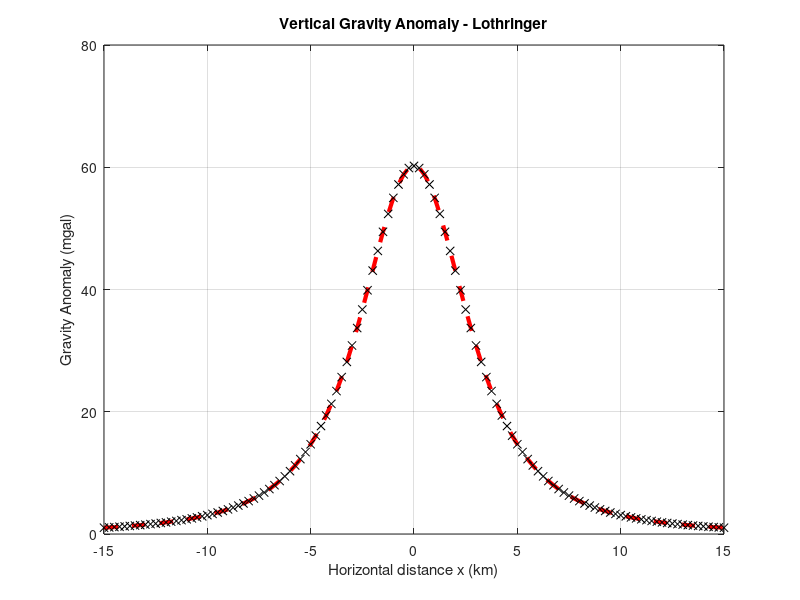

Here is the MATLAB script that generated this plot:
G = 6.67*10^(-11)
x=[-15:0.25:15]
z=4
R=3
rho = 1200

gz_arr = []
sx = size(x)

for i = 1:sx(2)
    gz = 0.02974*(R^(3.))*rho*(z/(((x(i)^2)+(z^2))^(3/2)))
    gz_arr = [gz_arr gz]
end

gz_arr = gz_arr'

figure

plot(x,gz_arr,'r--','LineWidth',3)
hold on
plot(x,gz_arr,'kx')
axis([-15 15 0 80])
xlabel('Horizontal distance x (km)')
ylabel('Gravity Anomaly (mgal)')
grid
title('Vertical Gravity Anomaly - Lothringer')
